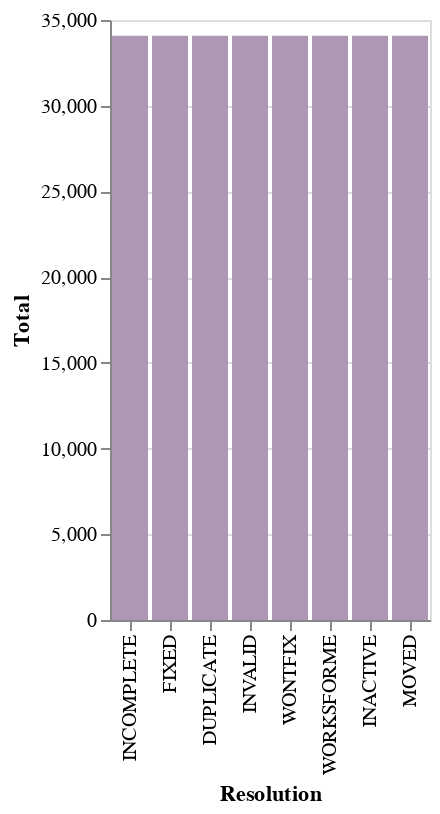

The notebook cell saved with this chart:
### Markdown cell above
Data Analysis

### Code cell
show_distribution_graph(train)

### Figure 1 — Vega-Lite specification as saved in the notebook (floating-point values rounded to 4 significant figures)
{"config": {"view": {"continuousWidth": 400, "continuousHeight": 300}}, "data": {"name": "data-2898073c795bb4c9d6fc4d103e5baa3a"}, "mark": "bar", "encoding": {"color": {"value": "#ac97b4"}, "x": {"field": "Resolution", "sort": "-y", "type": "nominal"}, "y": {"field": "Total", "type": "quantitative"}}, "$schema": "https://vega.github.io/schema/vega-lite/v4.17.0.json", "datasets": {"data-2898073c795bb4c9d6fc4d103e5baa3a": [{"Resolution": "INCOMPLETE", "Total": 34086}, {"Resolution": "FIXED", "Total": 34086}, {"Resolution": "DUPLICATE", "Total": 34086}, {"Resolution": "INVALID", "Total": 34086}, {"Resolution": "WONTFIX", "Total": 34086}, {"Resolution": "WORKSFORME", "Total": 34086}, {"Resolution": "INACTIVE", "Total": 34086}, {"Resolution": "MOVED", "Total": 34086}]}}
